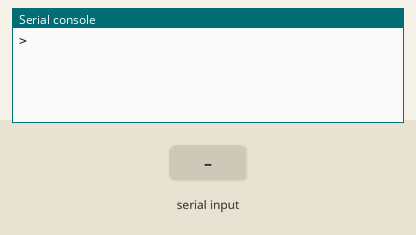
The program below on a simulated Raspberry Pi Pico running MicroPython. Parts: the last lines printed to the serial console. The inputs (shaded band) are chosen by the test bench. At 5.8 s the program stops and its outputs stay as they are.

Above: at 1.2 s.
1.3 s: "1" typed at the serial console, then Enter
At 2.1 s:
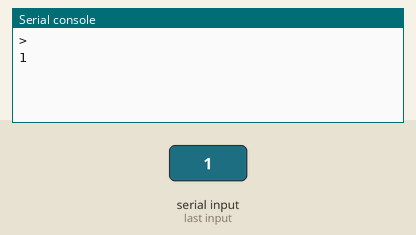
2.8 s: "quit\n" received over the second serial link
At 3.6 s:
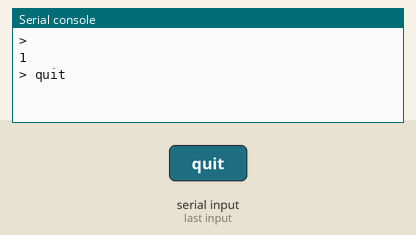
4.3 s: "quit\n" received over the second serial link
At 4.8 s:
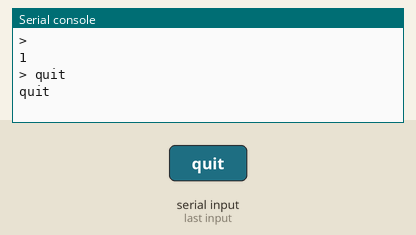
5.8 s: "quit" typed at the serial console, then Enter
At 7.0 s:
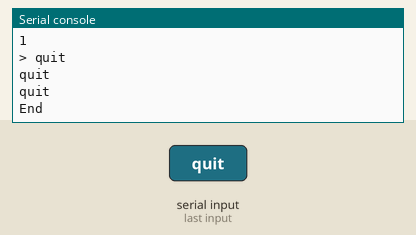

The program:

pyterm.py
```python
from machine import Pin, Timer, UART
from time import sleep, ticks_ms

uart = UART(1, 57600, tx=Pin(4), rx=Pin(5))
reset = Pin(3, Pin.OUT, value=0)
tim = Timer()
cmd = ''

def decode(bytestream):
    try:
        rxdata = bytestream.decode('ascii').strip()
        if rxdata:
            print(rxdata[(rxdata.find(cmd) + len(cmd)):].strip())
    except:
        print('Error')

def send(cmd, timeout=1000):
    clear_buf()
    uart.write(cmd + "\r\n")
    t1 = ticks_ms()
    while not uart.any():
        t2 = ticks_ms()
        if t2 - t1 > timeout:
            break
    if uart.any():
        rxdata = uart.read()
        return rxdata
    else:
        return b''

def clear_buf():
    if uart.any():
        rxdata = uart.read()

def tick(timer):
    global cmd
    tim.deinit()
    if cmd:
        decode(send(cmd))
        cmd = ''
    else:
        if uart.any():
            decode(uart.read())
    tim.init(freq=100, mode=Timer.PERIODIC, callback=tick)

tim.init(freq=100, mode=Timer.PERIODIC, callback=tick)

rxdata = uart.read()
rxdata = ''
while True:
    cmd = input('> ')
    if cmd == 'quit':
        break
    sleep(0.1)

tim.deinit()
print('End')
```

Measured:
- after the input at 1.3 s, the serial console: prints a new line at once (image 1)
- after the input at 2.8 s, the serial console: prints a new line at once (image 2)
- after the input at 4.3 s, the serial console: prints a new line at once (image 3)
- after the input at 5.8 s, the serial console: prints a new line at once (image 4)
